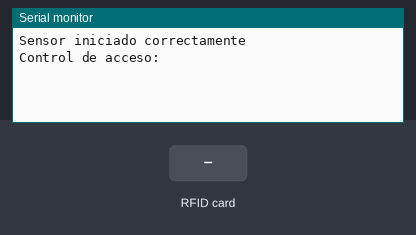
Simulated run of this sketch. Board: Arduino Uno, built with avr-gcc and run on an emulated ATmega328P. On the bench: the last lines printed to the serial monitor. The test bench sets the inputs (shaded band).

Above: at 1.2 s.
1.3 s: RFID card 76 71 57 A5 held to the reader
At 2.0 s:
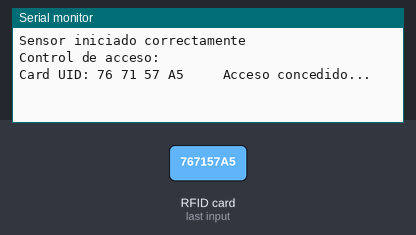
2.8 s: RFID card C4 6E A1 76 held to the reader
At 3.4 s:
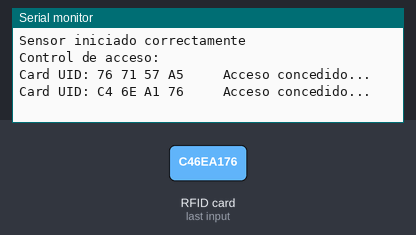
4.3 s: RFID card 5E 7A 19 C4 held to the reader
At 4.8 s:
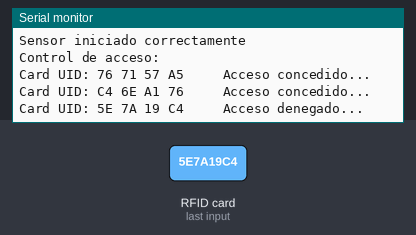

Measured:
- after the input at 1.3 s, the serial monitor: prints a new line at once (image 1)
- after the input at 2.8 s, the serial monitor: prints a new line at once (image 2)
- after the input at 4.3 s, the serial monitor: prints a new line at once (image 3)

The sketch:

Final_versionNitro.ino.ino
```cpp
#include <SPI.h>
#include <MFRC522.h>
#include "I2Cdev.h"
#include "MPU6050.h"
#include "Wire.h"

#define RST_PIN  9    //Pin 9 para el reset del RC522
#define SS_PIN  10   //Pin 10 para el SS (SDA) del RC522
MFRC522 mfrc522(SS_PIN, RST_PIN); ///Creamos el objeto para el RC522
MPU6050 sensor;

// Valores RAW (sin procesar) del acelerometro y giroscopio en los ejes x,y,z
int ax, ay, az;
int gx, gy, gz;
float ax_m_s2 = ax * (9.81 / 16384.0);
float ay_m_s2 = ay * (9.81 / 16384.0);
float az_m_s2 = az * (9.81 / 16384.0);
int activado = 0;
float rango1x = 0;
float rango2x = 0;
float rango1y = 0;
float rango2y = 0;
float rango1z = 0;
float rango2z = 0;

void setup() {
  Serial.begin(9600); //Iniciamos La comunicacion serial
  SPI.begin();        //Iniciamos el Bus SPI
  mfrc522.PCD_Init(); // Iniciamos el MFRC522
  if (sensor.testConnection()) Serial.println("Sensor iniciado correctamente");
  else Serial.println("Error al iniciar el sensor");
  Serial.println("Control de acceso:");

}

void loop() {
  LecturaTarjeta();

}
```

Alarma.ino
```cpp
void comprobarAlarma(float InicialX, float InicialY, float InicialZ){
  while (activado == 1) {
  movimiento();
  if (   InicialX < rango1x || InicialX > rango2x); {
    ActivaAlarma();
  }
  if (   InicialY < rango1y || InicialY > rango2y); {
    ActivaAlarma();
  }
  if (   InicialZ < rango1z || InicialZ > rango2z); {
    ActivaAlarma();
  }

}
}

void ActivaAlarma() {
  digitalWrite(8, HIGH);
}
void ApagaAlarma() {
  digitalWrite(8, LOW);
}
```

MOVES.ino
```cpp
float SetInicialPosition() {
  float movimiento();
  float rango1x = ax_m_s2 + 1;
  float rango2x = ax_m_s2 - 1;
  float rango1y = ay_m_s2 + 1;
  float rango2y = ay_m_s2 - 1;
  float rango1z = az_m_s2 + 1;
  float rango2z = az_m_s2 - 1;
  float InicialX = ax_m_s2;
  float InicialY = ay_m_s2;
  float InicialZ = az_m_s2;
 return (InicialX, InicialY, InicialY);

}
float movimiento() {
  // Leer las aceleraciones y velocidades angulares
  sensor.getAcceleration(&ax, &ay, &az);
  sensor.getRotation(&gx, &gy, &gz);
  float ax_m_s2 = ax * (9.81 / 16384.0);
  float ay_m_s2 = ay * (9.81 / 16384.0);
  float az_m_s2 = az * (9.81 / 16384.0);


  //Mostrar las lecturas separadas por un [tab]
  Serial.print("a[x y z](m/s2) g[x y z](deg/s):\t");
  Serial.print(ax_m_s2); Serial.print("\t");
  Serial.print(ay_m_s2); Serial.print("\t");
  Serial.println(az_m_s2); Serial.print("\t");


  delay(1000);

  return (ax_m_s2, ay_m_s2, az_m_s2);
}
```

RFID.ino
```cpp
//DECLARACION DE VARIABLES
byte ActualUID[4]; //almacenará el código del Tag leído
byte Usuario1[4] = {0x76, 0x71, 0x57, 0xA5} ; //código del usuario 1
byte Usuario2[4] = {0xC4, 0x6E, 0xA1, 0x76} ; //código del usuario 2

void LecturaTarjeta() {
  // Revisamos si hay nuevas tarjetas  presentes
  if ( mfrc522.PICC_IsNewCardPresent())
  {
    //Seleccionamos una tarjeta
    if ( mfrc522.PICC_ReadCardSerial())
    {
      // Enviamos serialemente su UID
      Serial.print(F("Card UID:"));
      for (byte i = 0; i < mfrc522.uid.size; i++) {
        Serial.print(mfrc522.uid.uidByte[i] < 0x10 ? " 0" : " ");
        Serial.print(mfrc522.uid.uidByte[i], HEX);
        ActualUID[i] = mfrc522.uid.uidByte[i];
      }
      Serial.print("     ");
      //comparamos los UID para determinar si es uno de nuestros usuarios
      if (compareArray(ActualUID, Usuario1)) {
        Serial.println("Acceso concedido...");
        activado = 1;
        SetInicialPosition();
      }
      else if (compareArray(ActualUID, Usuario2)) {
        Serial.println("Acceso concedido...");
        activado = 1;
      }
      else
        Serial.println("Acceso denegado...");

      // Terminamos la lectura de la tarjeta tarjeta  actual
      mfrc522.PICC_HaltA();

    }

  }

}

//Función para comparar dos vectores
boolean compareArray(byte array1[], byte array2[])
{
  if (array1[0] != array2[0])return (false);
  if (array1[1] != array2[1])return (false);
  if (array1[2] != array2[2])return (false);
  if (array1[3] != array2[3])return (false);
  return (true);
}
```
